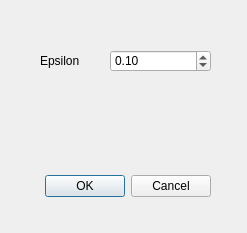
<?xml version="1.0" encoding="UTF-8"?>
<ui version="4.0">
 <class>Dialog</class>
 <widget class="QDialog" name="Dialog">
  <property name="geometry">
   <rect>
    <x>0</x>
    <y>0</y>
    <width>247</width>
    <height>233</height>
   </rect>
  </property>
  <property name="windowTitle">
   <string>SwimmerPolicy设置</string>
  </property>
  <widget class="QDialogButtonBox" name="buttonBox">
   <property name="geometry">
    <rect>
     <x>30</x>
     <y>170</y>
     <width>181</width>
     <height>32</height>
    </rect>
   </property>
   <property name="locale">
    <locale language="Chinese" country="China"/>
   </property>
   <property name="orientation">
    <enum>Qt::Horizontal</enum>
   </property>
   <property name="standardButtons">
    <set>QDialogButtonBox::Cancel|QDialogButtonBox::Ok</set>
   </property>
  </widget>
  <widget class="QLabel" name="label">
   <property name="geometry">
    <rect>
     <x>40</x>
     <y>50</y>
     <width>61</width>
     <height>21</height>
    </rect>
   </property>
   <property name="text">
    <string>Epsilon</string>
   </property>
   <property name="wordWrap">
    <bool>true</bool>
   </property>
  </widget>
  <widget class="QDoubleSpinBox" name="spEpsilon">
   <property name="geometry">
    <rect>
     <x>110</x>
     <y>50</y>
     <width>101</width>
     <height>22</height>
    </rect>
   </property>
   <property name="maximum">
    <double>1.000000000000000</double>
   </property>
   <property name="singleStep">
    <double>0.100000000000000</double>
   </property>
   <property name="value">
    <double>0.100000000000000</double>
   </property>
  </widget>
 </widget>
 <resources/>
 <connections>
  <connection>
   <sender>buttonBox</sender>
   <signal>accepted()</signal>
   <receiver>Dialog</receiver>
   <slot>accept()</slot>
   <hints>
    <hint type="sourcelabel">
     <x>248</x>
     <y>254</y>
    </hint>
    <hint type="destinationlabel">
     <x>157</x>
     <y>274</y>
    </hint>
   </hints>
  </connection>
  <connection>
   <sender>buttonBox</sender>
   <signal>rejected()</signal>
   <receiver>Dialog</receiver>
   <slot>reject()</slot>
   <hints>
    <hint type="sourcelabel">
     <x>316</x>
     <y>260</y>
    </hint>
    <hint type="destinationlabel">
     <x>286</x>
     <y>274</y>
    </hint>
   </hints>
  </connection>
 </connections>
</ui>
